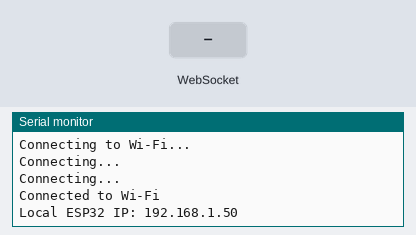
A sketch run on a simulated ESP32. Parts: the last lines printed to the serial monitor. The inputs (shaded band) are chosen by the test bench. WiFi joins after 1.5 s; servers stay silent unless stated.

Above: at 4.2 s.
4.3 s: WebSocket text "1" received
At 5.5 s:
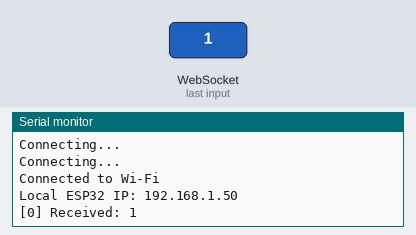
5.8 s: WebSocket text "0" received
At 6.7 s:
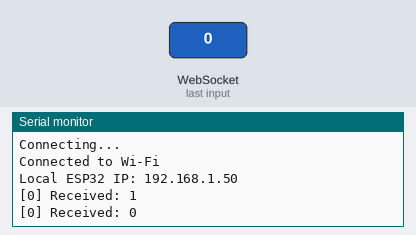
7.3 s: WebSocket text "2" received
At 7.8 s:
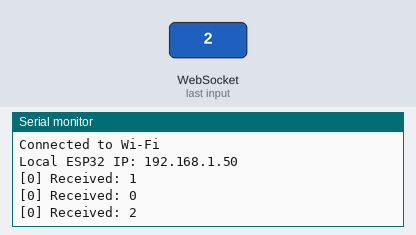

The sketch:

esp_control.ino
```cpp
#include <WiFi.h>
#include <WebSocketsServer.h>

const char* ssid = "<SSID_OF_NETWORD>";
const char* password = "<PASSWORD_OF_NETWORK>";

WebSocketsServer webSocket = WebSocketsServer(81);

void webSocketEvent(uint8_t num, WStype_t type, uint8_t * payload, size_t length)
{
  switch (type)
  {
    case WStype_TEXT:
      Serial.printf("[%u] Received: %s\n", num, payload);

      webSocket.sendTXT(num, payload);

      break;
  }
}

void setup()
{
  Serial.begin(115200);
  delay(1000);

  // Connect to Wi-Fi
  Serial.println("Connecting to Wi-Fi...");
  WiFi.begin(ssid, password);
  while (WiFi.status() != WL_CONNECTED)
  {
    delay(1000);
    Serial.println("Connecting...");
  }

  Serial.println("Connected to Wi-Fi");
  Serial.print("Local ESP32 IP: ");
  Serial.println(WiFi.localIP());

  // Start WebSocket server
  webSocket.begin();
  webSocket.onEvent(webSocketEvent);
}

void loop()
{
  webSocket.loop();
}
```

Measured:
- after the input at 4.3 s, the serial monitor: prints a new line at once (image 1)
- after the input at 5.8 s, the serial monitor: prints a new line at once (image 2)
- after the input at 7.3 s, the serial monitor: prints a new line at once (image 3)
